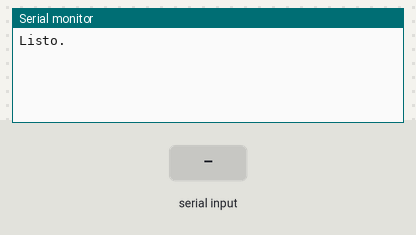
Simulated run of this sketch. Board: Arduino Uno, built with avr-gcc and run on an emulated ATmega328P. Shown: the last lines printed to the serial monitor. Inputs (shaded band) come from the test bench.

Above: at 1.2 s.
1.3 s: "1" received over the second serial link
At 2.5 s:
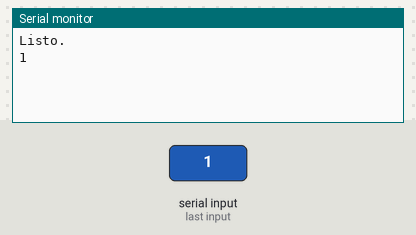
2.8 s: "0" received over the second serial link
At 3.6 s:
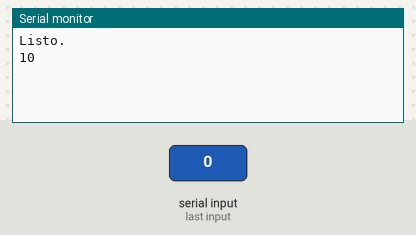

The sketch:

blutetoot.ino
```cpp
#include<SoftwareSerial.h>
SoftwareSerial miBT(3,2);
void setup() {
  // put your setup code here, to run once:
  Serial.begin(9600);
  Serial.println("Listo.");
  miBT.begin(38400);
}

void loop() {
  //lee BT y envia a Arduino
  if(miBT.available())
  Serial.write(miBT.read());
  //lee arduino y envia a BT
  if(Serial.available())
  miBT.write(Serial.read());
}
```

Measured:
- after the input at 1.3 s, the serial monitor: prints a new line at once (image 1)
- after the input at 2.8 s, the serial monitor: prints a new line at once (image 2)
